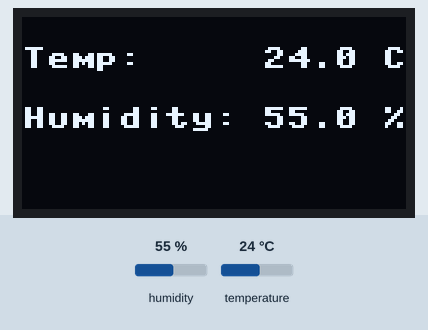
Simulated run of this program. Board: Raspberry Pi Pico running MicroPython. On the bench: 128×64 one-colour display. Inputs (shaded band) come from the test bench; at power-on: humidity 55 %, temperature 24 °C. WiFi joins after 1.5 s; no MQTT or app messages arrive unless stated; what the program prints to the serial console is not drawn.

Above: at 3.4 s.
3.5 s: humidity set to 22 %
At 6.2 s:
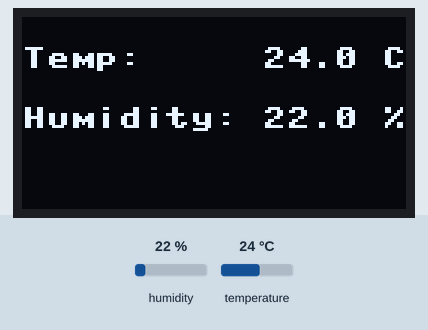
7.4 s: temperature set to 12 °C
At 8.8 s:
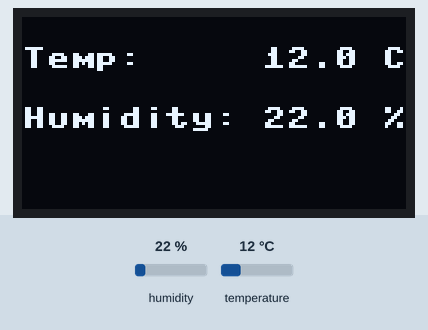
11.3 s: humidity set to 40 %
At 12.7 s:
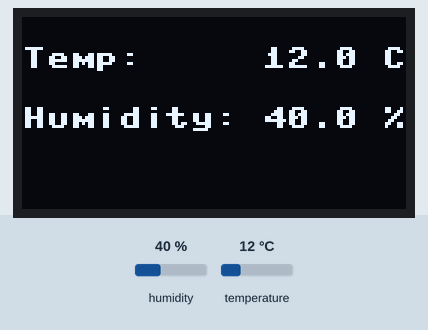
15.2 s: temperature set to 19 °C
Timing chart, 0 to 18.2 s (numbered marks = the images above; inputs shaded):
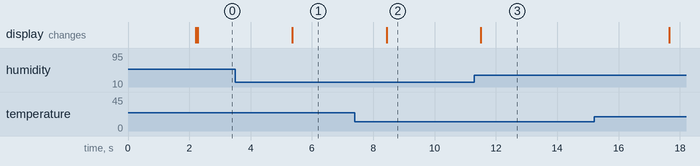

Measured:
- after the input at 3.5 s, the display: changes after 1.9 s (image 1)
- after the input at 7.4 s, the display: changes after 1.0 s (image 2)
- after the input at 11.3 s, the display: changes after 0.21 s (image 3)

The program:

main.py
```python
# AM2302 with display and MQTT on PICO W device

import ujson
import dht
import network
import time
from ssd1306 import SSD1306_I2C
from machine import Pin, I2C
from umqtt.simple import MQTTClient

with open('config.json', 'r') as f:
    config = ujson.load(f)

# Fill in your WiFi network name (ssid) and password here:
wifi_ssid = config['WIFI']['SSID']
wifi_password = config['WIFI']['PASSWORD']

# Connect to WiFi
wlan = network.WLAN(network.STA_IF)
wlan.active(True)
wlan.connect(wifi_ssid, wifi_password)
while wlan.isconnected() == False:
    print('Waiting for connection...')
    time.sleep(1)
print("Connected to WiFi")

# Fill in your MQTT Broker details
mqtt_host = config['MQTT']['HOST']
mqtt_username = config['MQTT']['USERNAME']
mqtt_password = config['MQTT']['PASSWORD']
mqtt_publish_temp_topic = "casagrotti/sala/temperatura/sens01"  # The MQTT topic
mqtt_publish_hum_topic = "casagrotti/sala/umidita/sens01"  # The MQTT topic
# Enter a random ID for this MQTT Client
mqtt_client_id = "00000002"

# Initialize our MQTTClient and connect to the MQTT server
mqtt_client = MQTTClient(
        client_id=mqtt_client_id,
        server=mqtt_host,
        user=mqtt_username,
        password=mqtt_password)

mqtt_client.connect()

dSensor = dht.DHT22(Pin(2))

WIDTH =128
HEIGHT= 64
i2c=I2C(0,scl=Pin(1),sda=Pin(0),freq=200000)
oled = SSD1306_I2C(WIDTH,HEIGHT,i2c)

def readDHT():
    try:
        dSensor.measure()
        temp = dSensor.temperature()
        temp_f = (temp * (9/5)) + 32.0
        hum = dSensor.humidity()
        print('Temperature= {} C, {} F'.format(temp, temp_f))
        print('Humidity= {} '.format(hum))
        return temp, hum
    except OSError as e:
        print('Failed to read data from DHT sensor')

def printDhtData(t,h):
    oled.fill(0)
    oled.text("Temp:", 0, 10)
    oled.text(str(t), 80, 10)
    oled.text("C", 120, 10)
    oled.text("Humidity:", 0, 30)
    oled.text(str(h), 80, 30)
    oled.text("%", 120, 30)
    oled.show()

def publishData(t,h):
    try:
        mqtt_client.publish(mqtt_publish_temp_topic, str(t))
        mqtt_client.publish(mqtt_publish_hum_topic, str(h))
        print(f'Publish {t:.1f}')
        print(f'Publish {h:.1f}')
    except Exception as e:
        print(f'Failed to publish message: {e}')
#    finally:
#        mqtt_client.disconnect()

while True:
    # Read the data from sensor
    temp, hum= readDHT()
    # Display the data on OLED
    printDhtData(temp, hum)
    # Publish the data to the topic
    publishData(temp, hum)
    time.sleep(3)
```

boot.py
```python
# boot.py -- run on boot-up
import network, utime, machine, ujson

with open('config.json', 'r') as f:
    config = ujson.load(f)

# Replace the following with your WIFI Credentials
SSID = config['WIFI']['SSID']
SSID_PASSWORD = config['WIFI']['PASSWORD']

def do_connect():
    sta_if = network.WLAN(network.STA_IF)
    if not sta_if.isconnected():
        print('connecting to network...')
        sta_if.active(True)
        sta_if.connect(SSID, SSID_PASSWORD)
        while not sta_if.isconnected():
            print("Attempting to connect....")
            utime.sleep(1)
    print('Connected! Network config:', sta_if.ifconfig())

print("Connecting to your wifi...")
do_connect()
```
